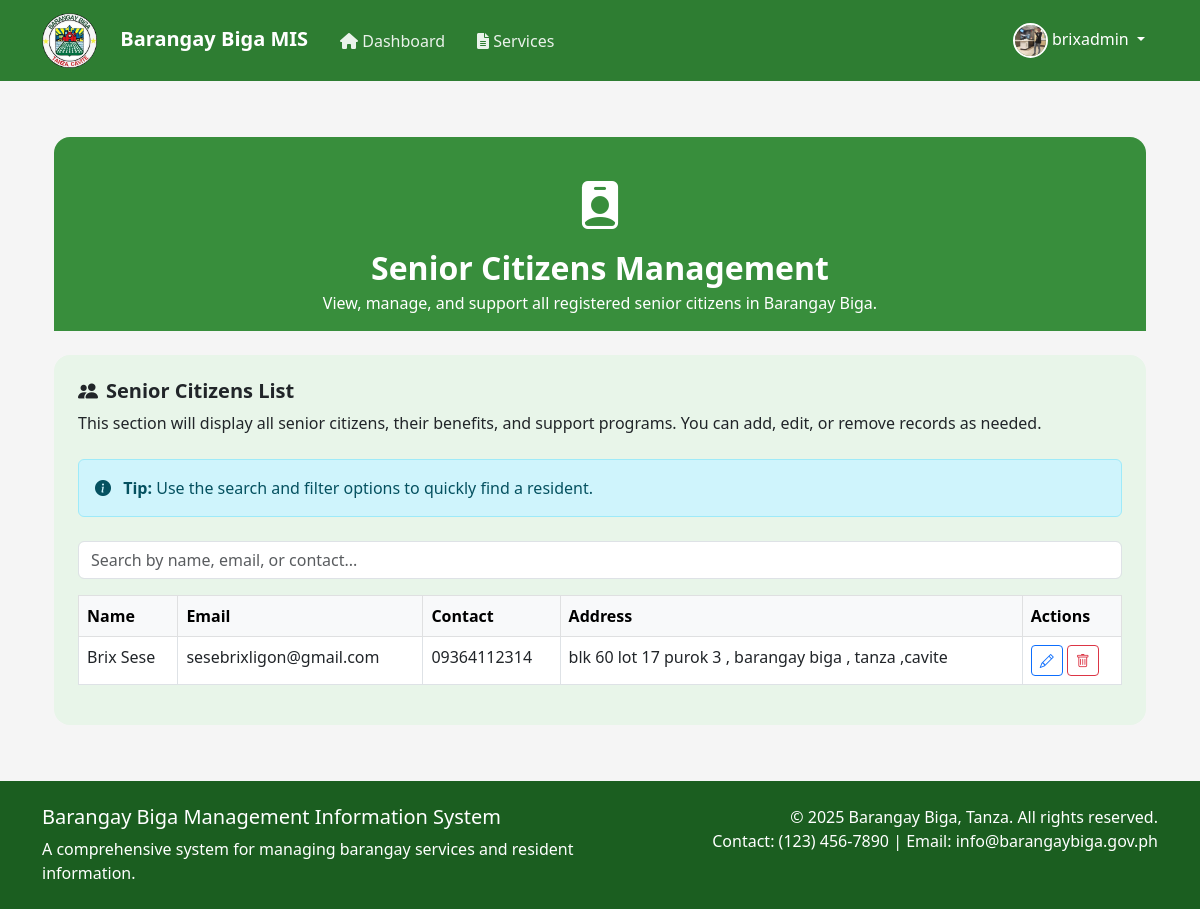
/admin/seniors.php (signed in), run on the app's committed database.
### tables this page shows
CREATE TABLE `users` (
  `user_id` int(11) NOT NULL,
  `username` varchar(50) NOT NULL,
  `password` varchar(255) NOT NULL,
  `email` varchar(100) NOT NULL,
  `role` enum('admin','resident') NOT NULL,
  `is_senior_citizen` tinyint(1) DEFAULT 0,
  `is_active` tinyint(1) DEFAULT 1,
  `profile_picture` varchar(255) DEFAULT NULL,
  `last_login` timestamp NULL DEFAULT NULL,
  `failed_login_attempts` int(11) DEFAULT 0,
  `created_at` timestamp NOT NULL DEFAULT current_timestamp(),
  `updated_at` timestamp NOT NULL DEFAULT current_timestamp() ON UPDATE current_timestamp(),
  `reset_code` varchar(6) DEFAULT NULL,
  `reset_code_expires` datetime DEFAULT NULL
);

CREATE TABLE `user_details` (
  `detail_id` int(11) NOT NULL,
  `user_id` int(11) NOT NULL,
  `first_name` varchar(50) NOT NULL,
  `last_name` varchar(50) NOT NULL,
  `middle_name` varchar(50) DEFAULT NULL,
  `birth_date` date NOT NULL,
  `gender` enum('Male','Female','Other') NOT NULL,
  `civil_status` enum('Single','Married','Widowed','Separated','Divorced') NOT NULL,
  `nationality` varchar(50) DEFAULT 'Filipino',
  `occupation` varchar(100) DEFAULT NULL,
  `voter_status` tinyint(1) DEFAULT 0,
  `address` text NOT NULL,
  `contact_number` varchar(20) DEFAULT NULL,
  `emergency_contact` varchar(100) DEFAULT NULL,
  `emergency_number` varchar(20) DEFAULT NULL,
  `created_at` datetime DEFAULT current_timestamp(),
  `updated_at` datetime DEFAULT current_timestamp() ON UPDATE current_timestamp()
);

### includes/auth.php (called while the page is built, shortened)
<?php
function is_logged_in() {
    return isset($_SESSION['user_id']);
}
function is_admin() {
    return isset($_SESSION['role']) && $_SESSION['role'] === 'admin';
}
function get_current_user_role() {
    return $_SESSION['role'] ?? null;
}
?>

### admin/seniors.php (the view, shortened to what this page needs)
<?php
require_once '../includes/header.php';
$seniors = [];
try {
    $stmt = $conn->prepare("SELECT u.user_id, u.email, ud.first_name, ud.last_name, ud.contact_number, ud.address FROM users u JOIN user_details ud ON u.user_id = ud.user_id WHERE u.role = 'resident' AND u.is_senior_citizen = 1");
    $stmt->execute();
    $res = $stmt->get_result();
    while ($row = $res->fetch_assoc()) {
        $seniors[] = $row;
    }
} catch (Exception $e) {
    $error = 'Failed to load senior citizens list.';
}
?>
<!DOCTYPE html>
<html lang="en">
<head>
    <link href="https://cdn.jsdelivr.net/npm/bootstrap@5.3.0/dist/css/bootstrap.min.css" rel="stylesheet">
    <link rel="stylesheet" href="https://cdn.jsdelivr.net/npm/bootstrap-icons@1.10.5/font/bootstrap-icons.css">
</head>
<body>
<div class="container py-4">
    <div class="senior-header mb-4">
        <div class="senior-icon mb-2"><i class="bi bi-person-badge-fill"></i></div>
        <h2 class="fw-bold mb-1">Senior Citizens Management</h2>
        <p class="mb-0">View, manage, and support all registered senior citizens in Barangay Biga.</p>
    </div>
    <div class="row justify-content-center">
        <div class="col-md-12">
            <div class="card info-card p-4">
                <h5 class="fw-bold mb-2"><i class="bi bi-people-fill me-2"></i>Senior Citizens List</h5>
                <p class="mb-2">This section will display all senior citizens, their benefits, and support programs. You can add, edit, or remove records as needed.</p>
                <div class="alert alert-info mt-3 mb-4">
                    <i class="bi bi-info-circle-fill me-2"></i>
                    <strong>Tip:</strong> Use the search and filter options to quickly find a resident.
                </div>
                <div class="mb-3">
                    <input type="text" id="searchInput" class="form-control" placeholder="Search by name, email, or contact...">
                </div>
                <div class="table-responsive">
                    <table class="table table-bordered table-hover" id="seniorsTable">
                        <thead class="table-light">
                            <tr>
                                <th>Name</th>
                                <th>Email</th>
                                <th>Contact</th>
                                <th>Address</th>
                                <th>Actions</th>
                            </tr>
                        </thead>
                        <tbody>
                        <?php if (empty($seniors)): ?>
                            <tr><td colspan="5" class="text-center text-muted">No senior citizens found.</td></tr>
                        <?php else: ?>
                            <?php foreach ($seniors as $senior): ?>
                                <tr>
                                    <td><?php echo htmlspecialchars($senior['first_name'] . ' ' . $senior['last_name']); ?></td>
                                    <td><?php echo htmlspecialchars($senior['email']); ?></td>
                                    <td><?php echo htmlspecialchars($senior['contact_number']); ?></td>
                                    <td><?php echo htmlspecialchars($senior['address']); ?></td>
                                    <td>
                                        <button type="button" class="btn btn-sm btn-outline-primary" data-bs-toggle="modal" data-bs-target="#editModal<?php echo $senior['user_id']; ?>">
                                            <i class="bi bi-pencil"></i>
                                        </button>
                                        <button type="button" class="btn btn-sm btn-outline-danger" data-bs-toggle="modal" data-bs-target="#deleteModal<?php echo $senior['user_id']; ?>">
                                            <i class="bi bi-trash"></i>
                                        </button>
                                    </td>
                                </tr>
                            <?php endforeach; ?>
                        <?php endif; ?>
                        </tbody>
                    </table>
                </div>
            </div>
        </div>
    </div>
</div>
</body>
</html>
<?php require_once '../includes/footer.php'; ?>

### includes/header.php (shortened to what this page needs)
<?php
require_once __DIR__ . '/auth.php';
$current_page = basename($_SERVER['PHP_SELF']);
$user_role = get_current_user_role();
$is_admin = is_admin();
$profile_picture = '/capstone2/images/profiledefault.png';
if (is_logged_in()) {
    $user_id = $_SESSION['user_id'];
    $stmt = $conn->prepare("SELECT profile_picture FROM users WHERE user_id = ?");
    $stmt->bind_param("i", $user_id);
    $stmt->execute();
    $result = $stmt->get_result();
    if ($row = $result->fetch_assoc()) {
        if (!empty($row['profile_picture']) && $row['profile_picture'] !== 'NULL') {
            $profile_picture = $row['profile_picture'];
        }
    }
}
?>
<!DOCTYPE html>
<html lang="en">
<head>
    <link href="https://cdn.jsdelivr.net/npm/bootstrap@5.3.0/dist/css/bootstrap.min.css" rel="stylesheet">
    <link href="https://cdnjs.cloudflare.com/ajax/libs/font-awesome/6.0.0/css/all.min.css" rel="stylesheet">
</head>
<body>
    <nav class="navbar navbar-expand-lg navbar-dark">
        <div class="container">
            <a class="navbar-brand" href="/capstone2/index.php">
                <img src="/capstone2/images/R.png" alt="Barangay Biga Logo" height="55" style="margin-right:18px;" class="logo">
                Barangay Biga MIS
            </a>
            <div class="collapse navbar-collapse" id="navbarNav">
                <?php if (is_logged_in()): ?>
                    <ul class="navbar-nav me-auto">
                        <li class="nav-item">
                            <a class="nav-link <?php echo $current_page === 'dashboard.php' ? 'active' : ''; ?>"
                               href="/capstone2/<?php echo $user_role; ?>/dashboard.php">
                                <i class="fas fa-home"></i> Dashboard
                            </a>
                        </li>
                        <?php if ($is_admin): ?>
                            <li class="nav-item">
                                <a class="nav-link <?php echo $current_page === 'services.php' ? 'active' : ''; ?>"
                                   href="/capstone2/admin/services.php">
                                    <i class="fas fa-file-alt"></i> Services
                                </a>
                            </li>
                        <?php endif; ?>
                    </ul>
                    <div class="user-menu">
                        <div class="dropdown">
                            <button class="btn btn-link dropdown-toggle text-white text-decoration-none" type="button"
                                    id="userMenu" data-bs-toggle="dropdown" aria-expanded="false">
                                <img src="<?php echo htmlspecialchars($profile_picture); ?>"
                                     alt="Profile Picture">
                                <?php echo htmlspecialchars($_SESSION['username']); ?>
                            </button>
                        </div>
                    </div>
                <?php endif; ?>
            </div>
        </div>
    </nav>
    <div class="main-content">
        <div class="container">

### includes/header.php (style rules this page uses)
:root { --primary-color: #2E7D32; --primary-light: #4CAF50; --primary-dark: #1B5E20; }
body { font-size: 16px; min-height: 100vh; display: flex; flex-direction: column; }
.navbar { background-color: var(--primary-color); padding: 1rem; }
.navbar-brand { color: white !important; font-size: 1.5rem; font-weight: 600; }
.nav-link { color: rgba(255, 255, 255, 0.9) !important; font-size: 1.1rem; padding: 0.5rem 1rem !important; transition: color 0.3s ease; }
.user-menu { color: white; display: flex; align-items: center; gap: 10px; }
.user-menu img { width: 35px; height: 35px; border-radius: 50%; object-fit: cover; border: 2px solid white; }
.main-content { flex: 1; padding: 2rem 0; }

### admin/seniors.php (style rules this page uses)
body { background-color: #f5f5f5; }
.senior-header { background: #388e3c; color: #fff; border-radius: 1rem 1rem 0 0; padding: 2rem 1rem 1rem 1rem; text-align: center; }
.senior-icon { font-size: 3rem; color: #fff; }
.card { border-radius: 1rem; }
.info-card { background: #e8f5e9; border: none; }

### data on the page
users: profile_picture (picture)
user_details: first_name+last_name "Brix Sese", user.email "sesebrixligon@gmail.com", contact_number "09364112314", address "blk 60 lot 17 purok 3 , barangay biga , tanza ,cavite"

### other printed values
$_SESSION['username'] "brixadmin"
